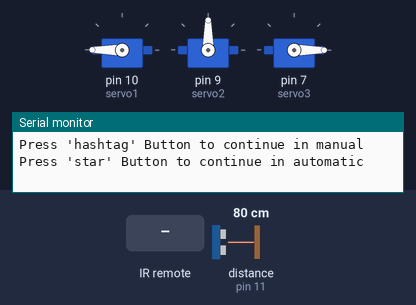
Bench run of a sketch on a simulated Arduino Uno, built with avr-gcc and run on an emulated ATmega328P. Parts: 3 × servo, the last lines printed to the serial monitor. The test bench sets the inputs (shaded band); at power-on: distance to the obstacle (sensor on pin 11) 80 cm. The echo pulse lasts 58.3 µs per cm.

Above: at 1.2 s.
1.3 s: infrared code 0xFF42BD received
At 2.29 s:
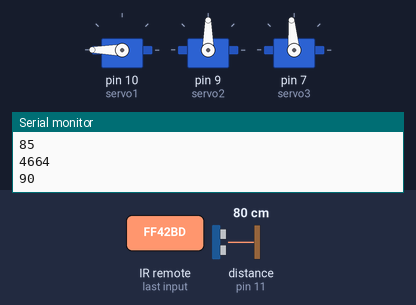
4.3 s: distance to the obstacle (sensor on pin 11) set to 2 cm
At 6.5 s:
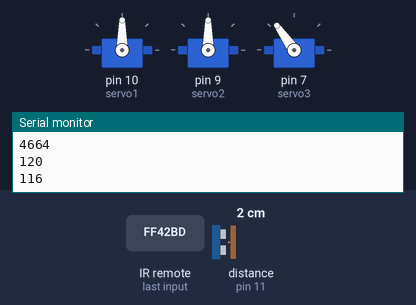
7.3 s: infrared code 0xFF52AD received
10.3 s: infrared code 0xFF02FD received
At 13.7 s:
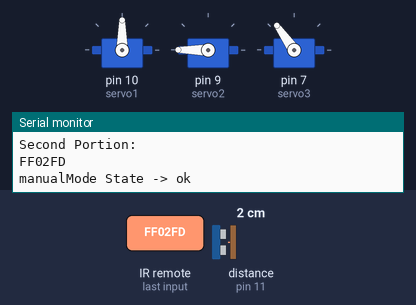
Timing chart, 0 to 14.3 s (numbered marks = the images above; inputs shaded):
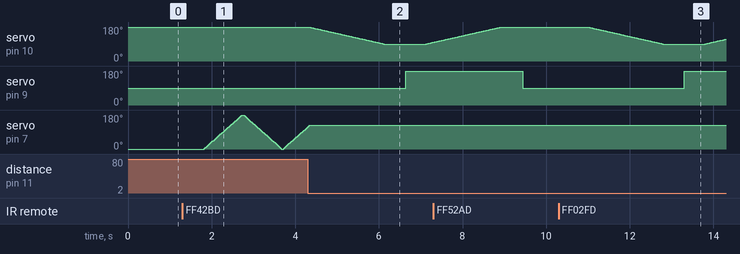

Measured:
- after the input at 4.3 s, servo on pin 9 (servo2): 90° → 180° after 2.3 s; servo on pin 7 (servo3): goes on until 4.3 s, then stays 125°
- after the input at 10.3 s, servo on pin 9 (servo2): 90° → 180° after 3.0 s

The sketch:

MAIN.ino
```cpp
#include <IRremote.h>
#include <Servo.h>

Servo servo1; //one at tower WHITE CABLE
Servo servo2; //one at garden BLUE CABLE
Servo servo3;

int IRpin = 8;
IRrecv IR(IRpin);
decode_results cmd;
String Mode = "";
String manualMode;

int DELAY = 500;
int loop_DELAY = 20;
int s1_garden; //WITH WHILE LOOP GETTIN IT TO 180 DEGREES
int s1_tower; //WITH WHILE LOOP GETTING IT TO 90 DEGREES
int s2_hold;
int s2_letGo;

//HCSR-04
int triggerPin = 12;
int echoPin = 11;
int pingTravelTime;


//SERVO3 N ROTATION

//String flagResult = "FIRST";
int servo3pin = 7; //servo3 pin
int iniServo3pos = 0;
int pos;//initial servo3 postion
int OK = 0; // 0 -> manual && 1 -> auto;
unsigned long lastCode; //last HEX code received from the remote
int flagRotate = 1;

void setup() {

  servo1.attach(10);
  servo2.attach(9);
  servo3.attach(7);
  servo1.write(180);


  //SERVO3 SETUP
  pos = iniServo3pos;
  servo3.write(pos);
  //SERVO3SETUP
  Serial.begin(9600);
  IR.enableIRIn();


  //HCSR-04
  pinMode(triggerPin, OUTPUT);
  pinMode(echoPin, INPUT);

  s1_garden = 90;
  s1_tower = 180;
  s2_hold = 90;
  s2_letGo = 180;
}

void loop() {


  Serial.println("Press 'hashtag' Button to continue in manual");
  Serial.println("Press 'star' Button to continue in automatic");

  while (IR.decode(&cmd) == 0){}

  Serial.println("FIRST PORTION:");
  Serial.println(cmd.value, HEX);
  delay(DELAY);
  IR.resume();

//  if(cmd.value == 0xFF22DD){
//    manualMode="left";
//    Serial.print("manualMode State -> ");
//    Serial.println(manualMode);
//  }
//  if(cmd.value == 0xFFC23D){
//    manualMode="right";
//    Serial.print("manualMode State -> ");
//    Serial.println(manualMode);
//  }


  if(cmd.value == 0xFF42BD)
  {
    Mode="star";
    Serial.print("Mode State -> ");
    Serial.println(Mode);
  }
  if(cmd.value == 0xFF52AD)
  {
    Mode="hashtag";
    Serial.print("Mode State -> ");
    Serial.println(Mode);
  }

//  ----------------------------------
//  ----------------------------------

      //AUTO

   if (Mode == "star"){

       s1_garden = 90;
       s1_tower = 180;
       s2_hold = 90;
       s2_letGo = 180;

    while(Mode == "star"){

//VARIABLES ABOVE WAS HERE!

      digitalWrite(triggerPin, LOW);
      delayMicroseconds(10);
      digitalWrite(triggerPin, HIGH);
      delayMicroseconds(10);
      digitalWrite(triggerPin, LOW);
      pingTravelTime = pulseIn(echoPin, HIGH);
      delay(loop_DELAY);
      Serial.println(pos);
      Serial.println(pingTravelTime);


      if (flagRotate == 1)
      {
        if(pos < 180)
        {
            pos += 5;
            servo3.write(pos);
        }
        else
        {
          flagRotate = 0;
        }
      }
      else if(flagRotate == 0)
      {
        if(pos>0)
        {
          pos -= 5;
          servo3.write(pos);
        }
         else{flagRotate = 1;}
      }


      if(pingTravelTime <= 1500 && pingTravelTime >= 0){
        while (s1_tower != 90){
          s1_tower--;
          servo1.write(s1_tower);
          delay(loop_DELAY);
          }
        delay(DELAY);
        servo2.write(s2_letGo);
        delay(DELAY);
        while (s1_garden != 180){
          s1_garden++;
          servo1.write(s1_garden);
          delay(loop_DELAY);
        }
        delay(DELAY);
        servo2.write(s2_hold);
        delay(DELAY);
        Mode = "";
      }
    }
   }


   //MANUAL

  if (Mode == "hashtag"){

      while (IR.decode(&cmd) == 0){}
      Serial.println("Second Portion:");
      Serial.println(cmd.value, HEX);
      delay(DELAY);

//      BUG CAUSE!
//      IR.resume();

      if(cmd.value == 0xFF02FD)
                {
                  manualMode="ok";
                  Serial.print("manualMode State -> ");
                  Serial.println(manualMode);
                }

    // rotation comes here!   -BEG-


       while(manualMode != "ok"){

        while (IR.decode(&cmd) == 0){}
        Serial.print("value= ");
        Serial.println(cmd.value, HEX);

        if(cmd.value == 0xFF02FD)
                {
                  manualMode="ok";
                  Serial.print("manualMode State -> ");
                  Serial.println(manualMode);
                  delay(DELAY);
                  IR.resume();
                }

        if(IR.decode(&cmd)){

          Serial.print("Result value = ");
          Serial.println(cmd.value, HEX);

          if(cmd.value == 0xFFFFFFFF){
              cmd.value = lastCode;
          }
          if(cmd.value == 0xFF22DD){
              lastCode = cmd.value;
              pos+=5;
              if(pos > 180){pos = 180;}
              servo3.write(pos);
          }
          if(cmd.value == 0xFFC23D){
              lastCode = cmd.value;
              pos-=5;
              if(pos<0){pos = 0;}
              servo3.write(pos);
          }

          delay(1);
          IR.resume();
       }
        }


    // rotation comes here!      -END-


           if (Mode == "hashtag" && manualMode == "ok")
           {
             s1_garden = 90;
             s1_tower = 180;
             s2_hold = 90;
             s2_letGo = 180;

             while (s1_tower != 90)
             {
              s1_tower--;
              servo1.write(s1_tower);
              delay(loop_DELAY);
             }

              delay(DELAY);
              servo2.write(s2_letGo);
              delay(DELAY);

              while (s1_garden != 180)
              {
                s1_garden++;
                servo1.write(s1_garden);
                delay(loop_DELAY);
              }

             delay(DELAY);
             servo2.write(s2_hold);
             delay(DELAY);
             manualMode = "";
             Mode = "";
           }

    }

  }
```
